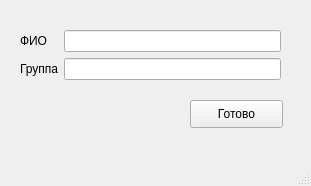
<?xml version="1.0" encoding="UTF-8"?>
<ui version="4.0">
 <class>form</class>
 <widget class="QMainWindow" name="form">
  <property name="geometry">
   <rect>
    <x>0</x>
    <y>0</y>
    <width>311</width>
    <height>186</height>
   </rect>
  </property>
  <property name="windowTitle">
   <string>MainWindow</string>
  </property>
  <widget class="QWidget" name="centralwidget">
   <widget class="QWidget" name="formLayoutWidget">
    <property name="geometry">
     <rect>
      <x>20</x>
      <y>30</y>
      <width>261</width>
      <height>71</height>
     </rect>
    </property>
    <layout class="QFormLayout" name="formLayout">
     <item row="0" column="0">
      <widget class="QLabel" name="label">
       <property name="text">
        <string>ФИО</string>
       </property>
      </widget>
     </item>
     <item row="0" column="1">
      <widget class="QLineEdit" name="inpname"/>
     </item>
     <item row="1" column="0">
      <widget class="QLabel" name="label_2">
       <property name="text">
        <string>Группа</string>
       </property>
      </widget>
     </item>
     <item row="1" column="1">
      <widget class="QLineEdit" name="inpgroup"/>
     </item>
    </layout>
   </widget>
   <widget class="QPushButton" name="add">
    <property name="geometry">
     <rect>
      <x>190</x>
      <y>100</y>
      <width>93</width>
      <height>28</height>
     </rect>
    </property>
    <property name="text">
     <string>Готово</string>
    </property>
   </widget>
  </widget>
  <widget class="QMenuBar" name="menubar">
   <property name="geometry">
    <rect>
     <x>0</x>
     <y>0</y>
     <width>311</width>
     <height>26</height>
    </rect>
   </property>
  </widget>
  <widget class="QStatusBar" name="statusbar"/>
 </widget>
 <resources/>
 <connections/>
</ui>
